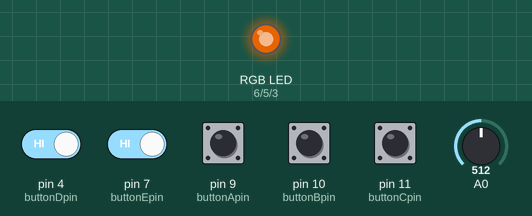
This sketch was run on a simulated Arduino Uno, built with avr-gcc and run on an emulated ATmega328P. On the bench: an RGB LED mixed from three pins (HIGH = lit). The test bench sets the inputs (shaded band); at power-on: pin 4 (buttonDpin), pin 7 (buttonEpin), pin 9 (buttonApin), pin 10 (buttonBpin), pin 11 (buttonCpin) HIGH, A0 = 512. Dim RGB values are drawn brighter than linear; what the sketch prints to the serial monitor is not drawn.

Above: at 16.1 s.
16.2 s: A0 set to 716
At 23.0 s:
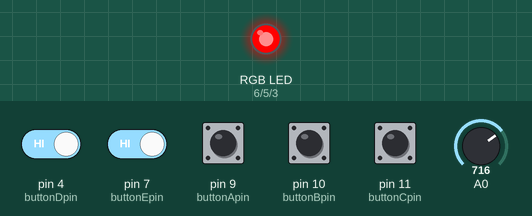
27.6 s: A0 set to 900
At 32.02 s:
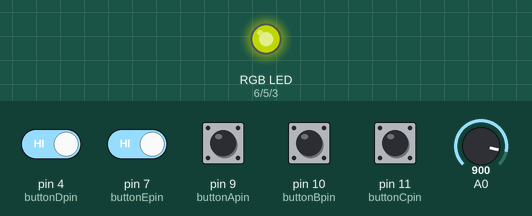
39.0 s: pin 4 (buttonDpin) driven LOW and pin 7 (buttonEpin) driven LOW
Timing chart, 0 to 39.9 s (numbered marks = the images above; inputs shaded):
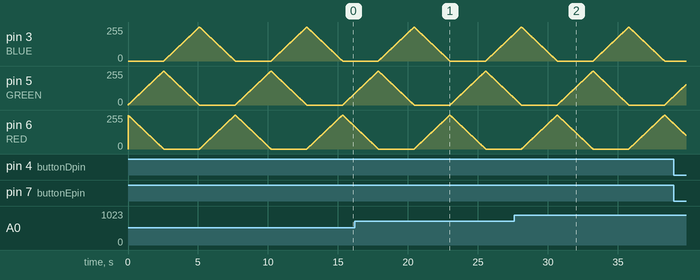

The sketch:

Arduino-Midi-Controller.ino
```cpp
int val = 0; //Our initial pot values. We need one for the first value and a second to test if there has been a change made. This needs to be done for all 3 pots.
int lastVal = 0;
int buttonApin = 9;
int buttonBpin = 10;
int buttonCpin = 11;
int buttonDpin = 4;
int buttonEpin = 7;
#define BLUE 3
#define GREEN 5
#define RED 6
int velocity = 100; //velocity of MIDI notes, must be between 0 and 127
int noteON = 144; //144 = 10010000 in binary, note on command
int noteOFF = 128; //128 = 10000000 in binary, note off command
int redValue;
int greenValue;
int blueValue;

void setup() {
  pinMode(RED, OUTPUT);
  pinMode(GREEN, OUTPUT);
  pinMode(BLUE, OUTPUT);
  digitalWrite(RED, HIGH);
  digitalWrite(GREEN, LOW);
  digitalWrite(BLUE, LOW);
  pinMode(buttonApin, INPUT_PULLUP);
  pinMode(buttonBpin, INPUT_PULLUP);
  pinMode(buttonCpin, INPUT_PULLUP);
  pinMode(buttonDpin, INPUT_PULLUP);
  pinMode(buttonEpin, INPUT_PULLUP);
  Serial.begin(9600); // Set the speed of the midi port to the same as we will be using in the Hairless Midi software
}

void loop() {
  #define delayTime 10 // fading time between colors

  redValue = 255; // choose a value between 1 and 255 to change the color.
  greenValue = 0;
  blueValue = 0;

  // this is unnecessary as we've either turned on RED in SETUP
  // or in the previous loop ... regardless, this turns RED off
  // analogWrite(RED, 0);
  // delay(1000);

  for (int i = 0; i < 255; i += 1) // fades out red bring green full when i=255
  {
    redValue -= 1;
    greenValue += 1;
    // The following was reversed, counting in the wrong directions
    // analogWrite(RED, 255 - redValue);
    // analogWrite(GREEN, 255 - greenValue);
    analogWrite(RED, redValue);
    analogWrite(GREEN, greenValue);
    delay(delayTime);
  }

  redValue = 0;
  greenValue = 255;
  blueValue = 0;

  for (int i = 0; i < 255; i += 1) // fades out green bring blue full when i=255
  {
    greenValue -= 1;
    blueValue += 1;
    // The following was reversed, counting in the wrong directions
    // analogWrite(GREEN, 255 - greenValue);
    // analogWrite(BLUE, 255 - blueValue);
    analogWrite(GREEN, greenValue);
    analogWrite(BLUE, blueValue);
    delay(delayTime);
  }

  redValue = 0;
  greenValue = 0;
  blueValue = 255;

  for (int i = 0; i < 255; i += 1) // fades out blue bring red full when i=255
  {
    // The following code has been rearranged to match the other two similar sections
    blueValue -= 1;
    redValue += 1;
    // The following was reversed, counting in the wrong directions
    // analogWrite(BLUE, 255 - blueValue);
    // analogWrite(RED, 255 - redValue);
    analogWrite(BLUE, blueValue);
    analogWrite(RED, redValue);
    delay(delayTime);
  }
  val = analogRead(0) / 8; // Divide by 8 to get range of 0-127 for midi
  if (val != lastVal) // If the value does not = the last value the following command is made. This is because the pot has been turned. Otherwise the pot remains the same and no midi message is output.
  {
    MIDImessage(176, 1, val);
  } // 176 = CC command (channel 1 control change), 1 = Which Control, val = value read from Potentionmeter 1 NOTE THIS SAYS VAL not VA1 (lowercase of course)
  lastVal = val;

  if (digitalRead(buttonApin) == LOW) {
    MIDImessage(noteON, 36, velocity); //turn note on
    delay(1000); //hold note for 300ms
    MIDImessage(noteOFF, 36, velocity); //turn note off
  }

  if (digitalRead(buttonBpin) == LOW) {
    MIDImessage(noteON, 38, velocity); //turn note on
    delay(1000); //hold note for 300ms
    MIDImessage(noteOFF, 38, velocity); //turn note off
  }

  if (digitalRead(buttonCpin) == LOW) {
    MIDImessage(noteON, 40, velocity); //turn note off
    delay(1000); //hold note for 300ms
    MIDImessage(noteOFF, 40, velocity); //turn note off
  }

  if (digitalRead(buttonDpin) == LOW) {
    MIDImessage(noteON, 41, velocity); //turn note off
    delay(1000); //hold note for 300ms
    MIDImessage(noteOFF, 41, velocity); //turn note off
  }

  if (digitalRead(buttonEpin) == LOW) {
    MIDImessage(noteON, 43, velocity); //turn note off
    delay(1000); //hold note for 300ms
    MIDImessage(noteOFF, 43, velocity); //turn note off
  }

  delay(2);
}

void MIDImessage(byte command, byte data1, byte data2) //pass values out through standard Midi Command
{
  Serial.write(command);
  Serial.write(data1);
  Serial.write(data2);
}
```
